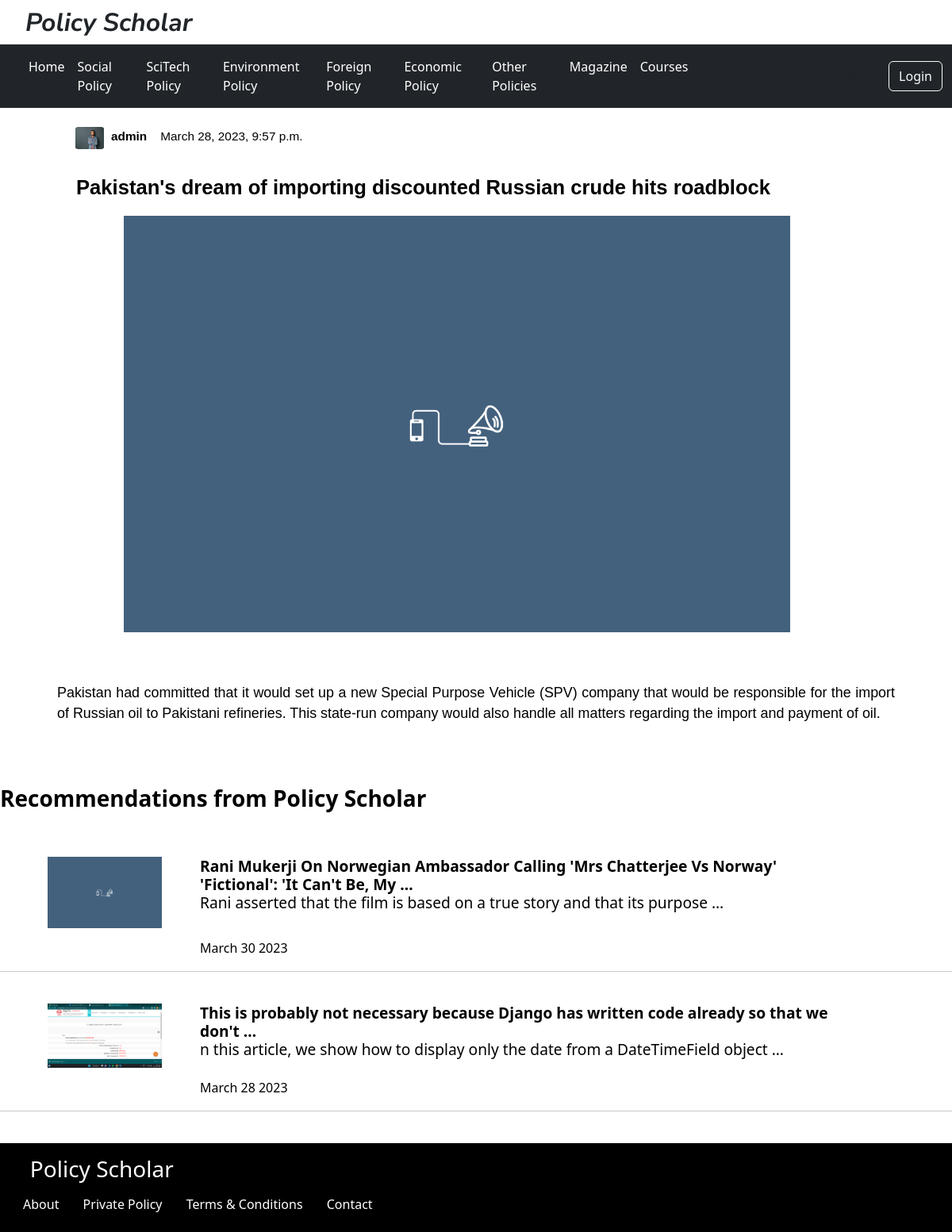
The page /post/13/ on the database its author committed.
### policy/models.py (models this page shows, shortened)
class Post(models.Model):
    title = models.CharField(max_length=200)
    content = models.TextField()
    date_posted = models.DateTimeField(default=timezone.now)
    author = models.ForeignKey(User,on_delete = models.CASCADE)
    image = models.ImageField(upload_to='images/', null=True,blank=True,default='default.jpg')
    image2 = models.ImageField(upload_to='images12/', null=True,blank=True,default='default.jpg')
    category = models.CharField(
        max_length = 20,
        choices = choose,
        )
    class Meta:
        ordering = ['-date_posted']
    def datepublished(self):
        return self.date_posted.strftime('%B %d %Y')
    def get_date(self):
          time = datetime.now()
          if self.date_posted.day == time.day:
              return str(time.hour - self.date_posted.hour) +" hours ago"
          else:
              if self.date_posted.month == time.month:
                   return str(time.day - self.date_posted.day) + " days ago"
          return self.date_posted

### policy/views.py (the view)
# urls.py: path('post/<int:pk>/',views.PostDetail,name='post-detail'),
def PostDetail(request,pk):
    post = get_object_or_404(Post,pk=pk)
    posts = Post.objects.filter(category=post.category).exclude(pk=pk)
    context = {"object":post,'post':post,"posts":posts}
    return render(request,'policy/post_detail.html',context)

### policy/templates/policy/post_detail.html (shortened to what this page needs)
{% load static %} {% block content %}
<!DOCTYPE html>
<html lang="en">
  <head>
    <link href="https://cdn.jsdelivr.net/npm/bootstrap@5.3.0-alpha2/dist/css/bootstrap.min.css" rel="stylesheet">
    <link rel="stylesheet" href="{% static 'style.css'%}" />
  </head>
  <body>
    <div class="conthead">
      <h1>Policy Scholar</h1>
    </div>
    <nav class="navbar navbar-expand-lg navbar-dark bg-dark">
      <div class="container-fluid">
        <div class="collapse navbar-collapse" id="navbarNav">
          <ul class="navbar-nav">
            <li class="nav-item">
              <a class="nav-link active" aria-current="page"  href="{% url 'index' %}">Home </a>
            </li>
            <li class="nav-item">
              <a  class="nav-link active" aria-current="page" href="{% url 'social' %}">Social Policy </a>
            </li>
            <li class="nav-item">
              <a class="nav-link active" aria-current="page"  href="{% url 'sciTech' %}">SciTech Policy </a>
            </li>
            <li class="nav-item">
              <a  class="nav-link active" aria-current="page" href="{% url 'environment' %}">Environment Policy </a>
            </li>
            <li class="nav-item">
              <a  class="nav-link active" aria-current="page" href="{% url 'foreign' %}">Foreign Policy </a>
            </li>
            <li class="nav-item">
              <a class="nav-link active" aria-current="page"  href="{% url 'economic' %}">Economic Policy </a>
            </li>
            <li class="nav-item">
              <a class="nav-link active" aria-current="page"  href="{% url 'other' %}">Other Policies </a>
            </li>
            <li class="nav-item">
              <a class="nav-link active" aria-current="page"  href="{% url 'index' %}">Magazine </a>
            </li>
            <li class="nav-item">
              <a class="nav-link active" aria-current="page"  href="#">Courses </a>
            </li>
          </ul>
          {% if user.is_authenticated %}
          <a class="btn btn-success" href="{% url 'post-new' %}" role="button"> Create new post</a>
        &nsbp
        <a class="btn btn-outline-light" href="{% url 'logout' %}" role="button">Logout </a>
        {%else%}
        <a class="btn btn-outline-light" href="{% url 'login' %}" role="button">Login</a>
        {%endif%}
        </div>
      </div>
    </nav>
    <br>
      <article class="content-section">
      <div class="media-body">
        <div class="article-metadata">
          <a href="#" class="mr-2"><div class="img-cont12"><img src="{{object.image2.url}}" /></div>&nbsp;&nbsp;<b>{{object.author}}</b>&nbsp;&nbsp;&nbsp&nbsp{{object.get_date}} </a>
          <br>
          <h2><a href="#" class="article-title">{{object.title}}</a></h2>
        </div>
        <div class="img-cont">
          {% if post.image %}
          <img src="{{object.image.url}}" />
          {% endif%}
        </div>
        <br>
        <a href="#" class="article-content">{{object.content}}</a>
      </div>
<br><br>
    </article>
                         {% include 'policy/recommandations.html' %}
    {% endblock content %}
<footer class="bg-dark text-center text-white" style="background-color:black;">
  <div class="text-start p-3" style="background-color: black; ">
    <h3 style="color:white; text-decoration:none;"> &nbsp;&nbsp; Policy Scholar </h3>
    <a class="btn btn-link" style="color:white; text-decoration:none;" href="{% url 'index' %}"
    >About</a>
    <a class="btn btn-link" style="color:white; text-decoration:none;" href="{% url 'index' %}"
    >Private Policy</a>
    <a class="btn btn-link" style="color:white; text-decoration:none;" href="{% url 'index' %}"
    >Terms & Conditions</a>
    <a class="btn btn-link" style="color:white; text-decoration:none;" href="{% url 'index' %}"
    >Contact</a>
  </div>
</footer>
  </body>
</html>

### policy/templates/policy/recommandations.html (shortened to what this page needs)
{% load static %}
<!DOCTYPE html>
<html lang="en">
  <head>
    <link href="https://cdn.jsdelivr.net/npm/bootstrap@5.3.0-alpha2/dist/css/bootstrap.min.css" rel="stylesheet">
    <link rel="stylesheet" href="{% static 'style3.css'%}" />
  </head>
{% block content %}
<h3 class='head' > Recommendations from Policy Scholar</h3>
<br><br>
{% for Posts in posts %}
    <article class="content-section123" >
      <div class="media-body123">
        <div class="img-cont123">
          {% if Posts.image %}
          <img src="{{Posts.image.url}}" />
          {% endif%}
        </div>
        <h2>
          <a href="{% url 'post-detail' Posts.pk %}" class="index-title111"
            >{{Posts.title|safe|truncatewords:15|cut:"\n"}}</a>
            <a href="{% url 'post-detail' Posts.pk %}" class="index-content"
            >{{Posts.content|safe|truncatewords:15|cut:"\n"}}</a>
            <a href="{% url 'post-detail' Posts.pk %}" class="index-content-date">{{Posts.datepublished}}</a>
        </h2>
      </div>
      <hr>
</article>
    <br>
    {% endfor %}
    {% endblock content %}

### static/style.css (style rules this page uses)
.conthead { display: inline-block; }
.conthead h1 { display: inline-block; margin-left: 1em; margin-top: 0.3em; font-family: "Nunito Sans", sans-serif; font-style: italic; font-weight: bold; font-size: 2em; }
.mr-2 { margin-left: 2%; color: black; display: block; text-decoration: none; font-size: 0.6em; font-family: "Acme", sans-serif; }
.img-cont img { width: 70%; height: 50%; margin-left: 13%; margin-top: 1%; margin-bottom: 2%; }
.article-title { display: block; margin: 0% 8%; font-weight: bold; color: black; font-size: 0.8em; text-decoration: none; text-align: justify; }
.article-content { display: block; margin: 0% 6%; text-align: justify; color: black; text-decoration: none; font-size: 0.7em; }
.content-section { color: black; font-size: 1.6em; font-family: "Acme", sans-serif; }
.img-cont12 img { width: 2.4em; float: left; margin-left: 6%; border-radius: 10%; height: 1.8em; }
.index-content { display: inline-flex; width: 70%; margin: 0% 2%; color: black; text-decoration: none; font-size: 0.7em; }
.index-content-date { display: inline-flex; width: 70%; margin: 0% 2%; margin-top: 3%; color: black; text-decoration: none; font-size: 0.5em; }

### static/style3.css (style rules this page uses)
.head { color: black; font-weight: bold; }
.content-section123 { border-radius: 2px solid black; }
.img-cont123 img { margin-left:5%; margin-right: 4%; float: left; display: inline-flex; height: auto; width: 12%; max-height: 150px; }
.index-title111 { display: block; font-weight: bold; color: black; width: 90%; font-size: 0.6em; text-decoration: none; }
.index-content { display: block; margin-left: 20%; width: 80%; color: black; text-decoration: none; font-size: 0.6em; }
.index-content-date { display: inline-flex; width: 70%; margin-top: 1%; margin-left: 21%; color: black; text-decoration: none; font-size: 0.5em; }

### rows shown on the page
Post: image2 (placeholder picture), author "admin", get_date "March 28, 2023, 9:57 p.m.", title "Pakistan's dream of importing discounted Russian crude hits roadblock", image (picture), content "Pakistan had committed that it would set up a new Special Purpose Vehicle (SPV) company that would be responsible for the import of Russian oil to Pakistani refineries. This state-run company would also handle all matters regarding the import and payment of oil."
Post: image (picture), title "Rani Mukerji On Norwegian Ambassador Calling 'Mrs Chatterjee Vs Norway' 'Fictional': 'It Can't Be, My …", content "Rani asserted that the film is based on a true story and that its purpose …", datepublished "March 30 2023"
Post: image (picture), title "This is probably not necessary because Django has written code already so that we don't …", content "n this article, we show how to display only the date from a DateTimeField object …", datepublished "March 28 2023"
